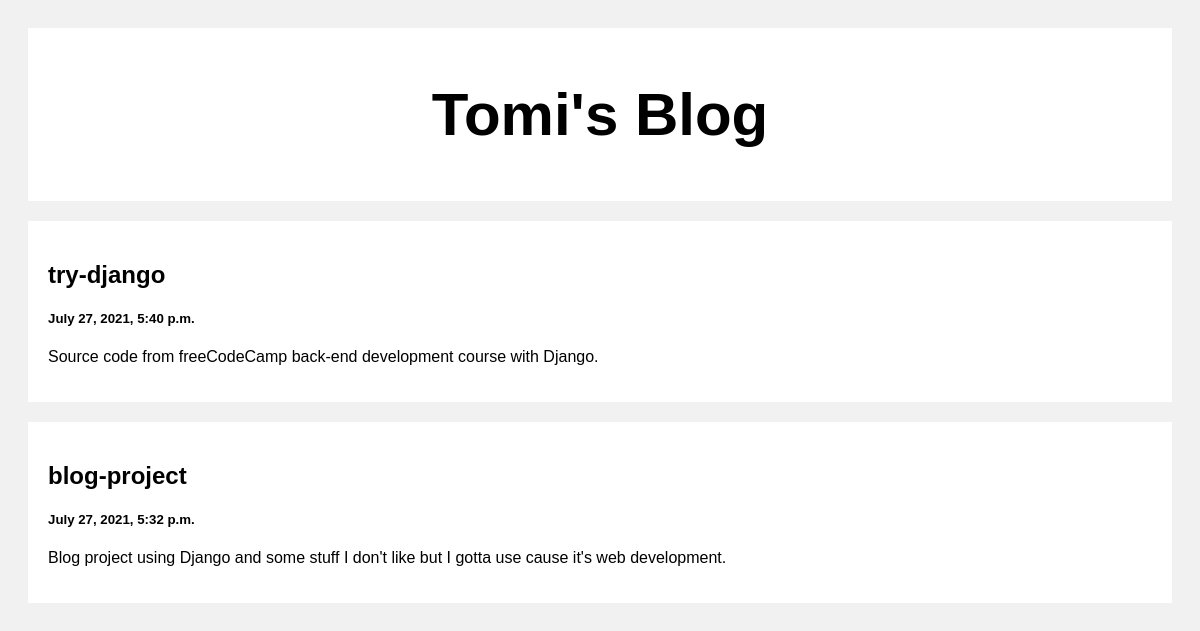
The page / on the database its author committed.
### blog_posts/models.py (models this page shows)
class Post(models.Model): # Inherit django database models features
    title = models.CharField(max_length=100)
    body = models.CharField(max_length=100000)
    created_at = models.DateTimeField(default=datetime.now, blank=True)

### blog_posts/views.py (the view)
# urls.py: path('', views.index, name='index'),
def index(request):
    posts = Post.objects.all()
    return render(request, 'index.html', {'posts': posts})

### templates/index.html (shortened to what this page needs)
<!DOCTYPE html>
<html>
<head>
</head>
<body>
<div class="header">
  <h2>Tomi's Blog</h2>
</div>
<div class="row">
  <div class="leftcolumn">
    {% for post in posts reversed %}
    <div class="card">
      <a style="text-decoration: none; color: black;" href="/post/{{post.id}}">
        <h2>{{post.title}}</h2>
        <h5>{{post.created_at}}</h5>
        <p>{{post.body|truncatewords:20}}</p>
      </a>
    </div>
    {% endfor %}
  </div>
</div>
</body>
</html>

### templates/index.html (style rules this page uses)
* { box-sizing: border-box; }
body { font-family: Arial; padding: 20px; background: #f1f1f1; }
.header { padding: 2px; font-size: 40px; text-align: center; background: white; }
.leftcolumn { float: left; width: 100%; }
.card { background-color: white; padding: 20px; margin-top: 20px; }
.row:after { content: ""; display: table; clear: both; }

### rows shown on the page
Post: title "try-django", created_at "July 27, 2021, 5:40 p.m.", body "Source code from freeCodeCamp back-end development course with Django."
Post: title "blog-project", created_at "July 27, 2021, 5:32 p.m.", body "Blog project using Django and some stuff I don't like but I gotta use cause it's web development."
